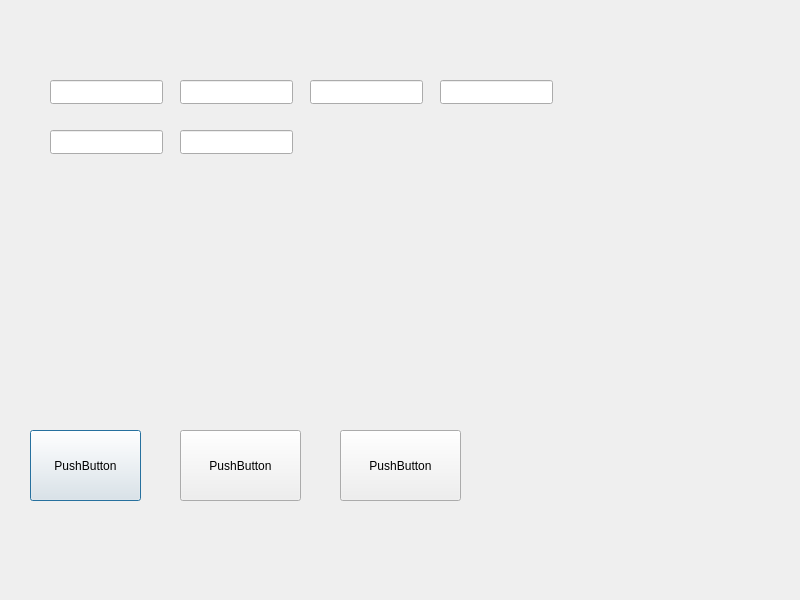
<?xml version="1.0" encoding="UTF-8"?>
<ui version="4.0">
 <class>CarCalculationsForm</class>
 <widget class="QDialog" name="CarCalculationsForm">
  <property name="geometry">
   <rect>
    <x>0</x>
    <y>0</y>
    <width>800</width>
    <height>600</height>
   </rect>
  </property>
  <property name="windowTitle">
   <string>MainWindow</string>
  </property>
  <widget class="QWidget" name="centralwidget">
   <widget class="QPushButton" name="pushButton_calculateDistance">
    <property name="geometry">
     <rect>
      <x>30</x>
      <y>430</y>
      <width>111</width>
      <height>71</height>
     </rect>
    </property>
    <property name="text">
     <string>PushButton</string>
    </property>
   </widget>
   <widget class="QPushButton" name="pushButton_calculateTransportCost">
    <property name="geometry">
     <rect>
      <x>180</x>
      <y>430</y>
      <width>121</width>
      <height>71</height>
     </rect>
    </property>
    <property name="text">
     <string>PushButton</string>
    </property>
   </widget>
   <widget class="QPushButton" name="pushButton_calculateLoadCapacity">
    <property name="geometry">
     <rect>
      <x>340</x>
      <y>430</y>
      <width>121</width>
      <height>71</height>
     </rect>
    </property>
    <property name="text">
     <string>PushButton</string>
    </property>
   </widget>
   <widget class="QLineEdit" name="lineEdit_brand">
    <property name="geometry">
     <rect>
      <x>50</x>
      <y>80</y>
      <width>113</width>
      <height>24</height>
     </rect>
    </property>
   </widget>
   <widget class="QLineEdit" name="lineEdit_color">
    <property name="geometry">
     <rect>
      <x>180</x>
      <y>80</y>
      <width>113</width>
      <height>24</height>
     </rect>
    </property>
   </widget>
   <widget class="QLineEdit" name="lineEdit_fuelTankVolume">
    <property name="geometry">
     <rect>
      <x>310</x>
      <y>80</y>
      <width>113</width>
      <height>24</height>
     </rect>
    </property>
   </widget>
   <widget class="QLineEdit" name="lineEdit_fuelConsumption">
    <property name="geometry">
     <rect>
      <x>440</x>
      <y>80</y>
      <width>113</width>
      <height>24</height>
     </rect>
    </property>
   </widget>
   <widget class="QLineEdit" name="lineEdit_loadCapacity">
    <property name="geometry">
     <rect>
      <x>50</x>
      <y>130</y>
      <width>113</width>
      <height>24</height>
     </rect>
    </property>
   </widget>
   <widget class="QLineEdit" name="lineEdit_fuelPrice">
    <property name="geometry">
     <rect>
      <x>180</x>
      <y>130</y>
      <width>113</width>
      <height>24</height>
     </rect>
    </property>
   </widget>
  </widget>
 </widget>
 <resources/>
 <connections/>
</ui>
